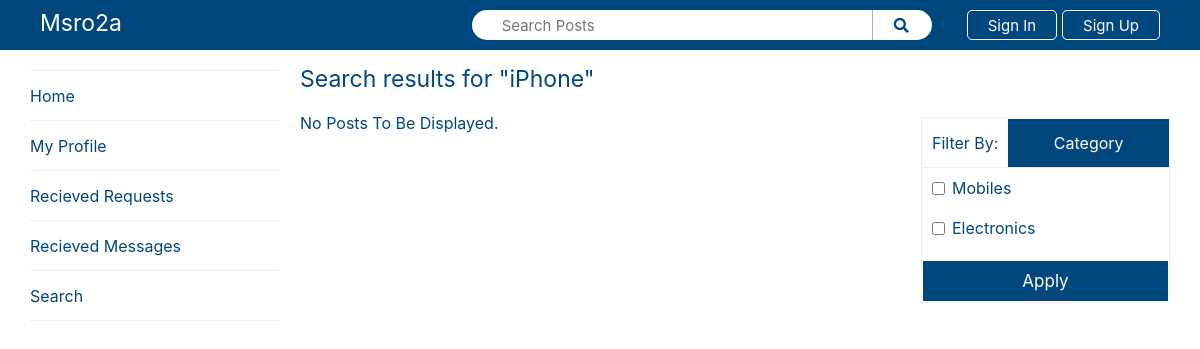
/Search.php, run on an earlier commit of the app's database.
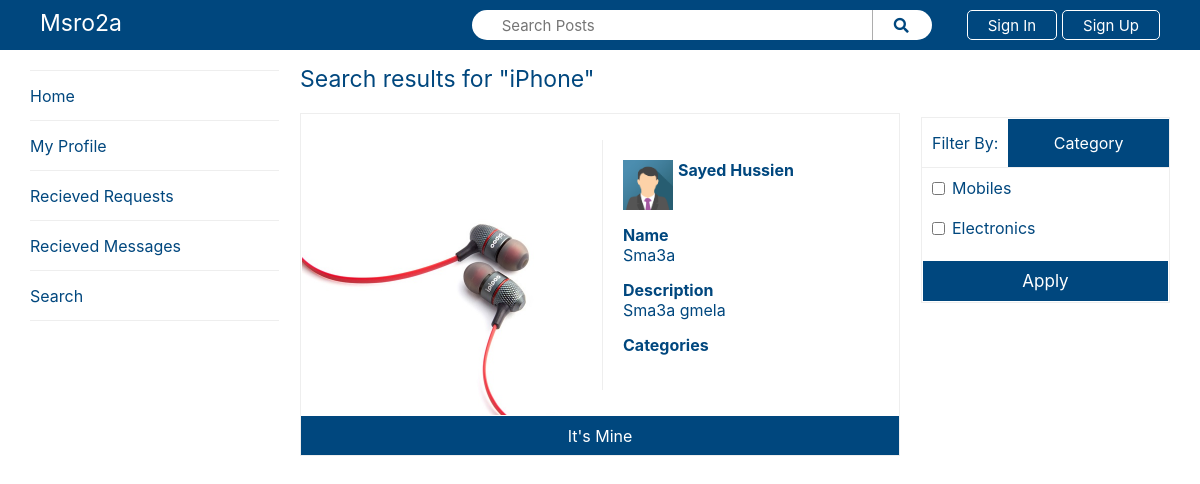
And on a later commit of the database.
### tables this page shows
CREATE TABLE `categories` (
  `id` int(11) NOT NULL,
  `Category` varchar(20) NOT NULL
);

CREATE TABLE `posts` (
  `id` int(11) NOT NULL,
  `userId` int(11) NOT NULL,
  `imgUrl` varchar(150) NOT NULL,
  `description` text NOT NULL,
  `name` varchar(50) NOT NULL
);

CREATE TABLE `users` (
  `id` int(11) NOT NULL,
  `fullName` varchar(50) NOT NULL,
  `phoneNumber` varchar(11) DEFAULT NULL,
  `email` varchar(50) NOT NULL,
  `imgUrl` varchar(150) NOT NULL DEFAULT 'imgs/Client.png'
);

### SQLCLients/class.SQLClient.php (called while the page is built, shortened)
<?php
class SQLClient
{
    private $databaseName = "Msro2a";
    private $userName = "root";
    private $password = "";
    public function startDBConnenction()
    {
        $this -> db = new mysqli('127.0.0.1', $this -> userName, $this -> password, $this -> databaseName);
        return true;
    }
}
?>

### Controllers/class.SearchController.php (called while the page is built, shortened)
<?php
require_once("Controllers/class.PageController.php");
require_once("SQLClients/class.PostsSQLClient.php");
require_once("SQLClients/class.CategorySQLClient.php");
class SearchController extends PageController
{
    private $categorysToBeDisplayed = [];
    private $postsToBeDisplayed = [];
    private $categorysToSearchFor = [];
    public function __construct() {
        $this -> postsSQLClient = new PostsSQLClient();
        $this -> categorySQLClient = new CategorySQLClient();
        $this -> categorysToBeDisplayed = $this -> categorySQLClient -> getAllCategories();
        $this -> postsToBeDisplayed = $this -> postsSQLClient -> getPostsByCategories($this -> categorysToSearchFor);
    }
    public function getCategories()
    {
        return $this -> categorysToBeDisplayed;
    }
    public function getPosts()
    {
        return $this -> postsToBeDisplayed;
    }
    public function isCatChecked($cat)
    {
        return "";
    }
}
?>

### SQLCLients/class.CategorySQLClient.php (called while the page is built, shortened)
<?php
require_once("classes/class.Category.php");
require_once("SQLClients/class.SQLClient.php");
class CategorySQLClient extends SQLClient
{
    public function getAllCategories()
    {
        $result = $this -> db -> query('SELECT * FROM `categories`');
        $result = $result -> fetch_all();
        $categories = [];
        foreach ($result as $row) {
            array_push($categories, new Category($row[0], $row[1]));
        }
        return $categories;
    }
}
?>

### SQLCLients/class.PostsSQLClient.php (called while the page is built, shortened)
<?php
require_once("SQLClients/class.SQLClient.php");
require_once("classes/class.Post.php");
require_once("classes/class.User.php");
require_once("classes/class.Category.php");
class PostsSQLClient extends SQLClient
{
    public function getPostsByCategories($categories)
    {
        if(count($categories))
        {
            $query = 'SELECT DISTINCT * FROM `posts`, `users`, `categories`, `postscategories`
            WHERE posts.userId = users.id
            and categories.id = postscategories.categoryId
            and posts.id = postscategories.postId
            and categories.category like "%' . $categories[0] -> getName() . '%"';
            for ($i = 1; $i < count($categories); $i++) {
                $query = $query . " or categories.category like '%" . $categories[$i] -> getName() . "%'";
            }
            $query = $query . ' GROUP BY(posts.id)';
        }
        else{
            $query = 'SELECT DISTINCT * FROM `posts`, `users` WHERE posts.userId = users.id';
        }
        $result = ($this -> db -> query($query));
        $result = $result -> fetch_all();
        $posts = [];
        foreach ($result as $row) {
            $userTemp = new User($row[5], $row[6], $row[8], $row[7], $row[9]);
            $postTemp = new Post($row[0], $row[3], $row[2], $userTemp, $row[4]);
            $this -> loadCats($postTemp);
            $this -> loadQuestions($postTemp);
            array_push($posts, $postTemp);
        }
        return $posts;
    }
    public function loadCats($post)
    {
        $query = "SELECT categoryId FROM `postscategories` WHERE postId = ". $post -> getId();
        $result = ($this -> db -> query($query));
        $result = $result -> fetch_all();
        $categories = [];
    }
    public function loadQuestions($post)
    {
        $query = "SELECT * FROM `questions` WHERE postId = ". $post -> getId();
        $result = ($this -> db -> query($query));
        $result = $result -> fetch_all();
        if($result != null)
        {
            return;
        }
    }
}
?>

### Controllers/class.PageController.php (called while the page is built, shortened)
<?php
require_once("classes/class.User.php");
class PageController
{
    protected $currentUser = null;
    public function isLoggedIn()
    {
        return isset($this -> currentUser);
    }
}
?>

### classes/class.Category.php (called while the page is built, shortened)
<?php
class Category
{
    public $id = null;
    public $categoryName = null;
    public function __construct($id, $categoryName)
    {
        $this -> id = $id;
        $this -> categoryName = $categoryName;
    }
    public function getId()
    {
        return $this -> id;
    }
    public function getName()
    {
        return $this -> categoryName;
    }
}
?>

### classes/class.Post.php (called while the page is built, shortened)
<?php
require_once("SQLClients/class.PostsSQLClient.php");
class Post
{
    private $id = null;
    private $name = null;
    private $description = null;
    private $imageUrl = null;
    private $owner = null;
    public function __construct($id, $description, $imageUrl, $owner, $name)
    {
        $this -> id = $id;
        $this -> description = $description;
        $this -> imageUrl = $imageUrl;
        $this -> owner = $owner;
        $this -> name = $name;
    }
    public function getId()
    {
        return $this -> id;
    }
    public function getName()
    {
        return $this -> name;
    }
    public function getDescription()
    {
        return $this -> description;
    }
    public function getImg()
    {
        return $this -> imageUrl;
    }
    public function getOwner()
    {
        return $this -> owner;
    }
}
?>

### classes/class.User.php (called while the page is built, shortened)
<?php
require_once('class.Post.php');
class User
{
    private $fullName = null;
    private $imgUrl = null;
    public function __construct($id, $name, $email, $phoneNumber, $imgUrl)
    {
        $this -> fullName = $name;
        $this -> imgUrl = $imgUrl;
    }
    public function getName()
    {
        return $this -> fullName;
    }
    public function getImg()
    {
        return $this -> imgUrl;
    }
}
?>

### search.php (the view, shortened to what this page needs)
<?php
	require_once("classes/class.User.php");
	require_once("Controllers/class.SearchController.php");
	$controller = new SearchController();
	?>
<!DOCTYPE html>
<html>
<head>
	<link rel="stylesheet" href="https://use.fontawesome.com/releases/v5.5.0/css/all.css">
	<link rel="stylesheet" type="text/css" href="css/nav.css">
	<link rel="stylesheet" type="text/css" href="css/Drawer.css">
	<link rel="stylesheet" type="text/css" href="css/search.css">
</head>
<body>
	<?php require_once("Components/Nav.php") ?>
	<?php require_once("Components/Drawer.php") ?>
	<div class="contentContainer">
		<div class="flexRow topRow">
			<h1 class="title searchTitle">Search results for "iPhone"</h1>
		</div>
		<form action="search.php" method="GET" class="filter">
			<div class="filterTitle flexRow">
				<label>Filter By: </label>
				<div id="catFilterButton" class="button activeFilter">Category</div>
			</div>
			<div id="catFilterSection">
				<?php foreach ($controller -> getCategories() as $cat): ?>
					<div class="flexRow filterItem">
						<input type="checkbox" name="<?= $cat -> getId() ?>" <?= $controller -> isCatChecked($cat) ?>><label><?= $cat -> getName() ?></label>
					</div>
				<?php endforeach; ?>
			</div>
			<div class="flexRow applyContainer">
				<input type="submit" value="Apply" class="submit">
			</div>
		</form>
		<?php if(count($controller -> getPosts()) == 0): ?>
			<Label> No Posts To Be Displayed. </Label>
		<?php endif; ?>
		<?php foreach ($controller -> getPosts() as $post): ?>
			<div class="flexColumn">
				<div class="post flexRow">
					<img src="<?= $post -> getImg() ?>">
					<div class="flexColumn">
						<div class="flexColumn postDetails">
							<div class="postOwner">
								<img src="<?= $post -> getOwner() -> getImg() ?>" class="clientImg">
								<label><?= $post -> getOwner() -> getName() ?></label>
							</div>
							<div>
								<label>Name</label> <br>
								<label><?= $post -> getName() ?></label>
							</div>
							<div>
								<label>Description</label> <br>
								<label><?= $post -> getDescription() ?></label>
							</div>
							<div>
								<label>Categories</label> <br>
							</div>
						</div>
					</div>
				</div>
				<?php if (!$controller -> isLoggedIn() || $post -> getOwner() -> getId() != $controller -> getCurrentUser() -> getId()):?>
					<div class="flexRow postButtons" onclick="onMineButtonClick(<?=$post -> getId()?>, <?= $controller -> isLoggedIn() ? '1' : '0' ?>)"><p>It's Mine</p></div>
				<?php endif; ?>
			</div>
		<?php endforeach; ?>
	</div>
</body>
</html>

### Components/Nav.php (shortened to what this page needs)
<nav class="inFrame">
    <div class="navLeft">
        <a href="index.php" class="title">Msro2a</a>
    </div>
    <div class="navRight">
        <form method="GET" class="searchForm flexRow" action="search.php">
            <input type="text" class="searchBar" placeholder="Search Posts" name="searchText" value="<?php if(isset($_SESSION["searchText"])) echo $_SESSION["searchText"] ?>"/>
            <button class="searchIcon"><i class="fas fa-search"></i></button>
        </form>
        <?php if($controller -> isLoggedIn()): ?>
            <form action="index.php" method="POST">
                <input type="hidden" value="1" name="signout">
                <label class="welcome">Hi <?= $controller -> getCurrentUser() -> getName() ?>!</label>
                <input type="submit" value="Sign out" class="signIn_Up_Button">
            </form>
        <?php else: ?>
            <button class="signIn_Up_Button"><a href="signIn.php">Sign In</a></button>
            <button class="signIn_Up_Button"><a href="signUp.php">Sign Up</a></button>
        <?php endif; ?>
    </div>
</nav>

### Components/Drawer.php (shortened to what this page needs)
<div class="drawer">
    <div class="drawerItem">
        <a href="index.php">Home</a>
    </div>
    <div class="drawerItem">
        <a href="myPosts.php">My Profile</a>
    </div>
    <div class="drawerItem">
        <a href="requests.php">Recieved Requests</a>
    </div>
    <div class="drawerItem">
        <a href="messages.php">Recieved Messages</a>
    </div>
    <div class="drawerItem">
        <a href="Search.php">Search</a>
    </div>
</div>

### css/Nav.css (style rules this page uses)
* { margin: 0px; padding: 0px; font-family: -apple-system, BlinkMacSystemFont, 'Segoe UI', Roboto, Oxygen, Ubuntu, Cantarell, 'Open Sans', 'Helvetica Neue', sans-serif; color: #00477E; box-sizing: border-box; text-decoration: none; }
.inFrame { padding: 0px 170px; }
.flexRow { display: flex; flex-direction: row; justify-content: space-between; align-items: center; width: 100%; }
.flexColumn { display: flex; flex-direction: column; }
nav { width: 100%; height: 50px; background-color: #00477E; padding: 0px 40px; color: #FFFFFF; display: flex; flex-direction: row; justify-content: space-between; align-items: center; position: fixed; top: 0; }
nav > * { display: flex; flex-direction: row; align-items: center; }
.title { font-weight: normal; font-size: 23px; margin-top: -5px; }
nav .title, nav .humIcon { color: #FFFFFF; }
.searchBar { height: 30px; width: 500px; background-color: #fff; padding-left: 30px; font-size: 15px; border-radius: 15px 0px 0px 15px; border: none; outline: none; }
.searchIcon { background-color: #FFFFFF; height: 30px; border-radius: 0px 15px 15px 0px; border: none; width: 60px; border-left: 0.5px solid #adadad; outline: none; padding-right: 2px; font-size: 15px; cursor: pointer; margin-right: 25px; transition: 1s cubic-bezier(0.075, 0.82, 0.165, 1); }
.navRight .searchForm { width: fit-content; }
.signIn_Up_Button { float: right; border: 1px solid #FFFFFF; background-color: transparent; height: 30px; padding: 0px 20px; border-radius: 5px; outline: none; cursor: pointer; font-size: 15px; transition: 0.2s cubic-bezier(0.075, 0.82, 0.165, 1); margin-left: 5px; color: #FFFFFF; }
.signIn_Up_Button > * { color: #FFFFFF; }
@media (max-width: 1300px) { .searchBar { width: 400px; } }
@media (max-width: 1300px) { .searchIcon { margin-right: 30px; } }

### css/Drawer.css (style rules this page uses)
.drawer { position: fixed; top: 70px; bottom: 0; left: 170px; z-index: 2; width: 249px; background-color: #FFFFFF; overflow: auto; display: inline-block; border-top: 0.1px solid #EEEEEE; }
.drawerItem { height: 50px; border-bottom: 0.5px solid #EEEEEE; }
.drawerItem a { text-decoration: none; width: 100%; height: 100%; display: flex; flex-direction: row; align-items: center; transition: 1s cubic-bezier(0.075, 0.82, 0.165, 1); }
@media (max-width: 1300px) { .drawer { display: inline-block; } }
@media (max-width: 1250px) { .drawer { left: 40px; } }

What changed in the data, as far as the page shows it:
added posts: imgUrl (picture), userId.imgUrl (picture), userId.fullName "Sayed Hussien", name "Sma3a", description "Sma3a gmela"
Also different on the page:
text no longer shown: "No Posts To Be Displayed."
